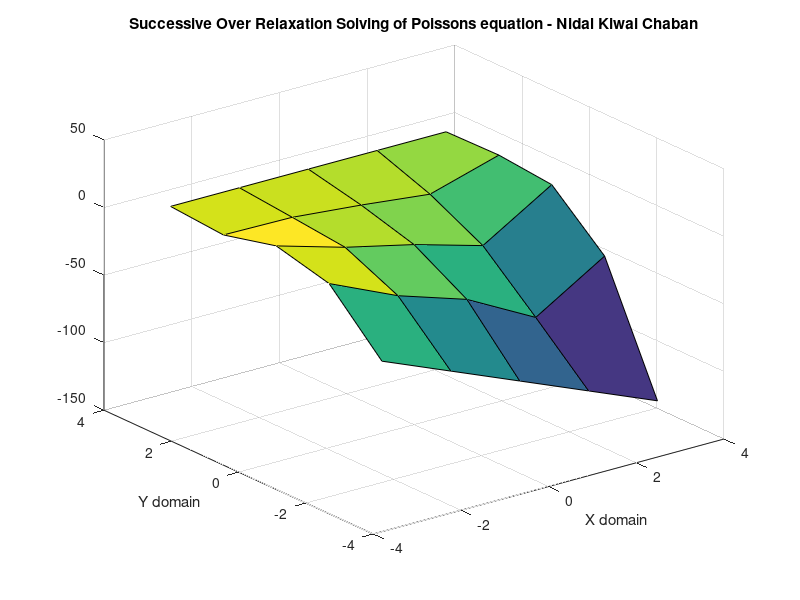
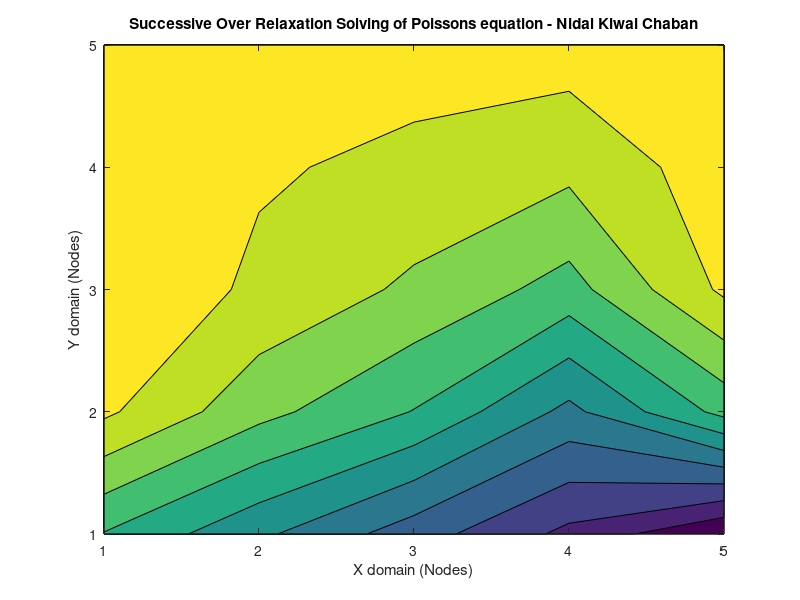

The MATLAB source for these figures, in order:
% Poisson's Equation on a rectangle
% Nidal Kiwai Chaban
% SOR Method
clc
clear all
close all
n=input('Input number of nodes n for an n x n mesh: ');
x=n;
y=n;
u=zeros(x,y);
bx=pi;
ax=-pi;
by=pi;
ay=-pi;
xd=linspace(ax,bx,x);
yd=linspace(ay,by,y);
k=0;
err=1;
h=ax/x;
B=1.5;

%Boundary conditions
u(:,1)=((by-yd(:)).^2).*cos(pi.*yd(:)/by);
u(:,x)=yd(:).*(by-yd(:)).^2;
u(1,:)=(((by-ay).^2).*cos(pi.*ay/by))+((xd(:)-ax)/(bx-ax)).*(((ay.*((by-ay).^2))-(((by-ay).^2.*cos(pi*ay/by)))));
u(y,:)=by;
        
tic        
while max(max(err(:)))>=1e-8
    k=k+1;
    uold=u;
    for i=2:x-1
    for j=2:y-1
        %F(i,j)=0;
        F(i,j)=cos((pi/2)*(2*((xd(i)-ax)/(bx-ax))+1))*sin(pi*(yd(j)-ay)/(by-ay));
        u(i,j)=(B.*(1/4)*(u(i+1,j)+u(i-1,j)+u(i,j+1)+u(i,j-1)+(h.^2)*F(i,j)))+(1-B)*u(i,j);
        
    end
    end
unew=u;
err=abs((uold-unew))./(unew);
end
el=toc;
%Inital BC


[X,Y]=meshgrid(xd,yd);
figure(1)
surf(X,Y,u) %3D Plot
xlabel('X domain')
ylabel('Y domain')
title('Successive Over Relaxation Solving of Poissons equation - Nidal Kiwai Chaban')
figure(2)
contourf(u) %2D Plot
xlabel('X domain (Nodes)')
ylabel('Y domain (Nodes)')
title('Successive Over Relaxation Solving of Poissons equation - Nidal Kiwai Chaban')

erb=max(max(err));
%Reporting

fprintf('Succesive-Over-Relaxation Method %d')
fprintf('\nMesh size: %d',x)
fprintf(' x %d',y)
fprintf('\nIterations: %d',k)
fprintf('\nElapsed time: %f',el);
fprintf('\nBiggest error value between u(i) and u(i-1): %.4ef',erb);